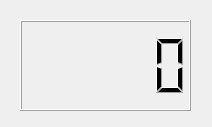
<?xml version="1.0" encoding="UTF-8"?>
<ui version="4.0">
 <class>digiClock</class>
 <widget class="QWidget" name="digiClock">
  <property name="geometry">
   <rect>
    <x>0</x>
    <y>0</y>
    <width>212</width>
    <height>127</height>
   </rect>
  </property>
  <property name="minimumSize">
   <size>
    <width>212</width>
    <height>127</height>
   </size>
  </property>
  <property name="maximumSize">
   <size>
    <width>212</width>
    <height>127</height>
   </size>
  </property>
  <property name="windowTitle">
   <string>digiClock</string>
  </property>
  <widget class="QLCDNumber" name="timeBud">
   <property name="geometry">
    <rect>
     <x>20</x>
     <y>20</y>
     <width>171</width>
     <height>91</height>
    </rect>
   </property>
  </widget>
 </widget>
 <resources/>
 <connections/>
</ui>
